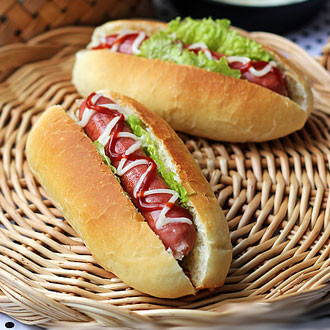
#> input picture Script/1.jpg, 330 x 330 px
$ python ClassificationOpenCVClassifierByOneImage.py   (older library calls are emulated)
#> lines starting #> are read from the running program, lines starting #| are printed output that depends on the picture; after the words box and inside, x2 and y2 are one past the last pixel; in counts of white or black regions, pixels touching at a corner belong together
#> further down, image is the input picture: shape (330, 330, 3); mean B, G, R 89.6, 130.2, 165
from __future__ import division
import cv2
from matplotlib import pyplot as plt
import numpy as np
from math import cos, sin

green = (0, 255, 0)
# 设置绿色

# 用matplotlib制作绘图函数
def show(image):
    plt.figure(figsize=(10, 10))
    # 设置图像大小
    plt.imshow(image, interpolation='nearest')
    # 绘制展示图像

def overlay_mask(mask, image):
    rgb_mask = cv2.cvtColor(mask, cv2.COLOR_GRAY2RGB)
    img = cv2.addWeighted(rgb_mask, 0.5, image, 0.5, 0)
    # 叠加图像并设置图像透明度
    return img

def find_biggest_contour(image):
    image = image.copy()
    image,contours, hierarchy = cv2.findContours(image, cv2.RETR_LIST, cv2.CHAIN_APPROX_SIMPLE)
    # 设置图像的一个拷贝，并绘制图像的轮廓
    # cv2.findContours为图像的轮廓检测

    contour_sizes = [(cv2.contourArea(contour), contour) for contour in contours]
    biggest_contour = max(contour_sizes, key=lambda x: x[0])[1]

    mask = np.zeros(image.shape, np.uint8)
    cv2.drawContours(mask, [biggest_contour], -1, 255, -1)
    # cv2.drawContours 填充轮廓的颜色
    return biggest_contour, mask

def circle_contour(image, contour):
    image_with_ellipse = image.copy()
    ellipse = cv2.fitEllipse(contour)
    cv2.ellipse(image_with_ellipse, ellipse, green, 2, cv2.LINE_AA)
    # 将对应的部分画圈
    return image_with_ellipse

def find_hotdog(image):
    image = cv2.cvtColor(image, cv2.COLOR_BGR2RGB)

    max_dimension = max(image.shape)
#> max_dimension = 330
    scale = 700/max_dimension
#> scale = 2.12
    image = cv2.resize(image, None, fx=scale, fy=scale)
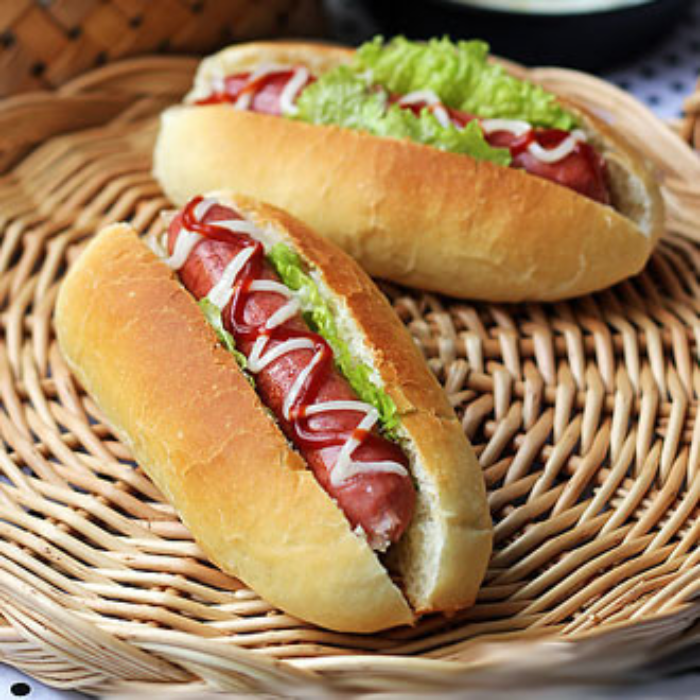
#> image: shape (700, 700, 3); mean R, G, B 164.9, 130.1, 89.5

    image_blur = cv2.GaussianBlur(image, (7, 7), 0)
    image_blur_hsv = cv2.cvtColor(image_blur, cv2.COLOR_RGB2HSV)
#> image_blur_hsv: shape (700, 700, 3); mean H, S, V 23.5, 124.7, 166.5

    min_red = np.array([0, 100, 80])
    max_red = np.array([10, 256, 256])
    mask1 = cv2.inRange(image_blur_hsv, min_red, max_red)
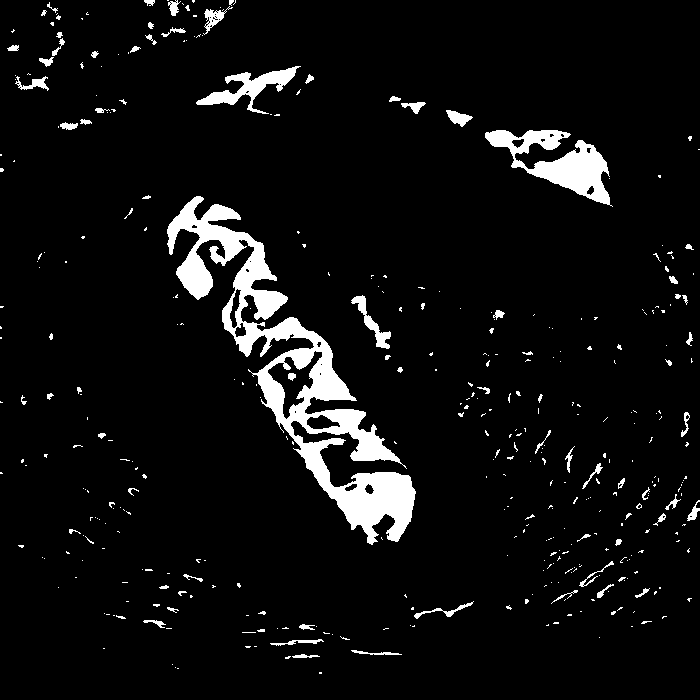
#> mask1: shape (700, 700); 6% white; 399 white regions (322 under 20 px), largest, box (x1, y1, x2, y2) and area: (167, 196, 416, 545) 17702, (485, 130, 613, 207) 3868, (196, 66, 301, 114) 1501

    min_red2 = np.array([170, 100, 80])
    max_red2 = np.array([180, 256, 256])
    mask2 = cv2.inRange(image_blur_hsv, min_red2, max_red2)
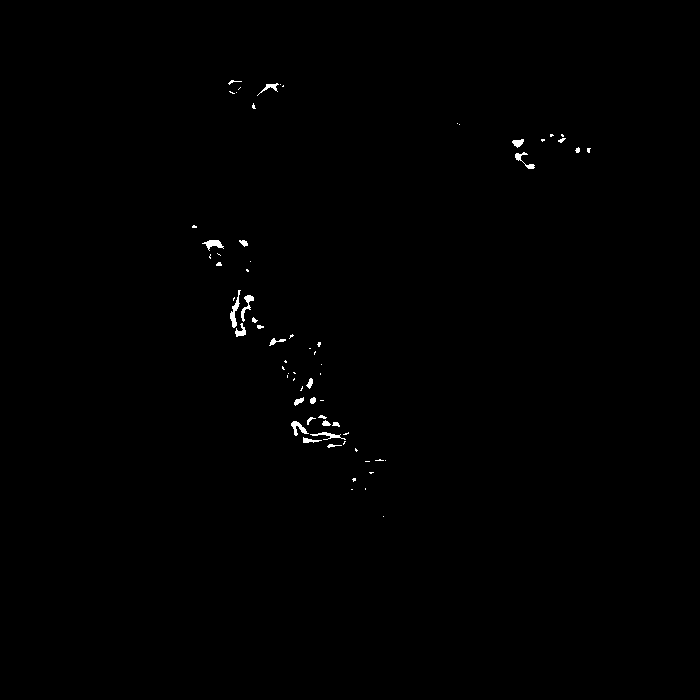
#> mask2: shape (700, 700); 0.34% white; 69 white regions (44 under 20 px), largest, box (x1, y1, x2, y2) and area: (230, 290, 241, 328) 147, (241, 295, 254, 322) 117, (202, 240, 224, 251) 116

    mask = mask1 + mask2
#> mask: shape (700, 700); 6.4% white; 399 white regions (321 under 20 px), largest, box (x1, y1, x2, y2) and area: (167, 196, 416, 545) 18968, (485, 130, 613, 207) 4114, (196, 66, 301, 114) 1628

    kernel = cv2.getStructuringElement(cv2.MORPH_ELLIPSE, (15, 15))
    mask_closed = cv2.morphologyEx(mask, cv2.MORPH_CLOSE, kernel)
#> mask_closed: shape (700, 700); 8.9% white; 220 white regions (144 under 20 px), largest, box (x1, y1, x2, y2) and area: (167, 196, 416, 545) 25199, (485, 130, 613, 207) 4777, (196, 66, 314, 114) 2241
    mask_clean = cv2.morphologyEx(mask_closed, cv2.MORPH_OPEN, kernel)
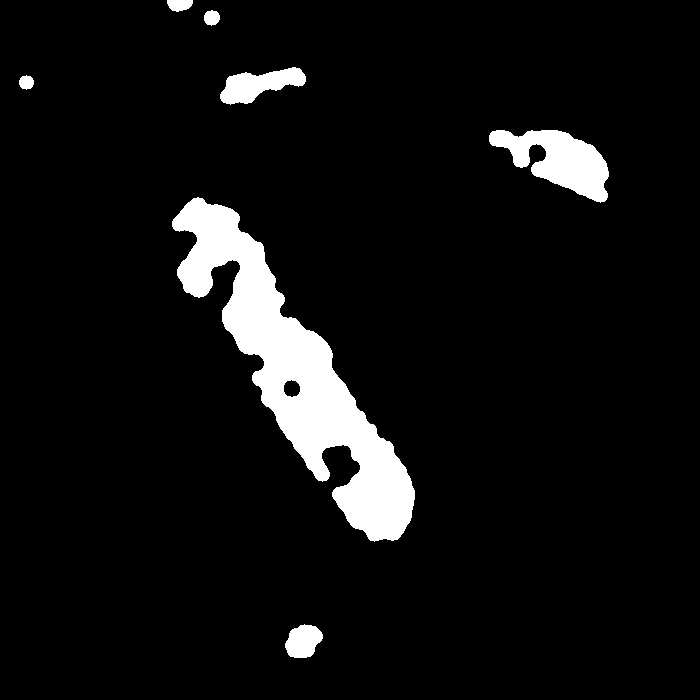
#> mask_clean: shape (700, 700); 6.6% white; 7 white regions

    big_strawberry_contour, mask_strawberries = find_biggest_contour(mask_clean)
#> in find_biggest_contour, `image,contours, hierarchy = cv2.findContours(image, cv2.RETR_LIST, cv2..`: contours = 8 contours; box (x1, y1, x2, y2) and area: (172, 197, 415, 542) 24236, (489, 130, 609, 203) 4418, (220, 67, 306, 105) 1692, (285, 624, 323, 658) 888, (283, 379, 301, 398) 234, (167, 0, 193, 12) 214, (204, 10, 220, 26) 172, (19, 75, 34, 90) 148
#> in find_biggest_contour, `contour_sizes = [(cv2.contourArea(contour), contour) for contour in co..`: contour_sizes = 8 items
#> in find_biggest_contour, `biggest_contour = max(contour_sizes, key=lambda x: x[0])[1]`: biggest_contour = contour of 545 points, box (x1, y1, x2, y2) (172, 197, 415, 542), area 24236
#> in find_biggest_contour, `cv2.drawContours(mask, [biggest_contour], -1, 255, -1)`:
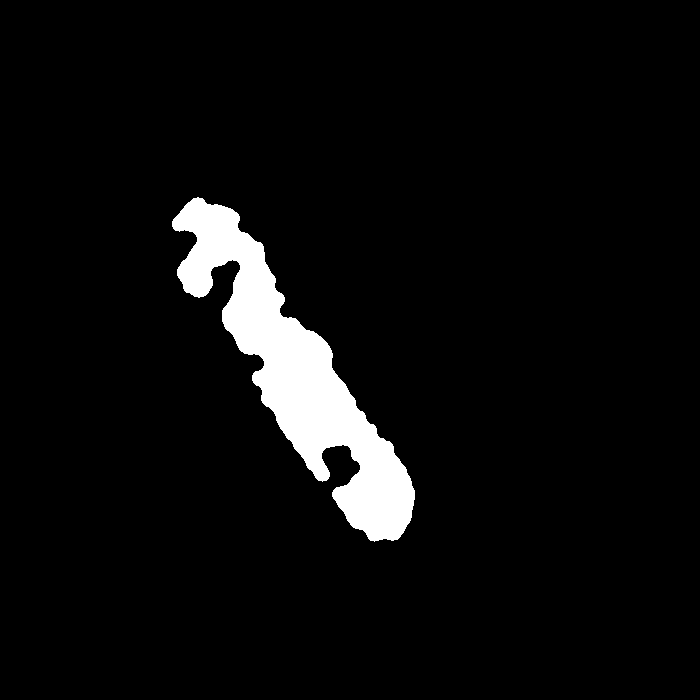
#> mask: shape (700, 700); 5.1% white; 1 white region, box (x1, y1, x2, y2) and area: (172, 197, 415, 542) 24757
#> big_strawberry_contour has the same summary as biggest_contour in find_biggest_contour

    overlay = overlay_mask(mask_clean, image)
#> in overlay_mask, `rgb_mask = cv2.cvtColor(mask, cv2.COLOR_GRAY2RGB)`: rgb_mask: shape (700, 700, 3); 6.6% white; 7 white regions, largest, box (x1, y1, x2, y2) and area: (172, 197, 415, 542) 24546, (489, 130, 609, 203) 4594, (220, 67, 306, 105) 1789
#> in overlay_mask, `img = cv2.addWeighted(rgb_mask, 0.5, image, 0.5, 0)`:
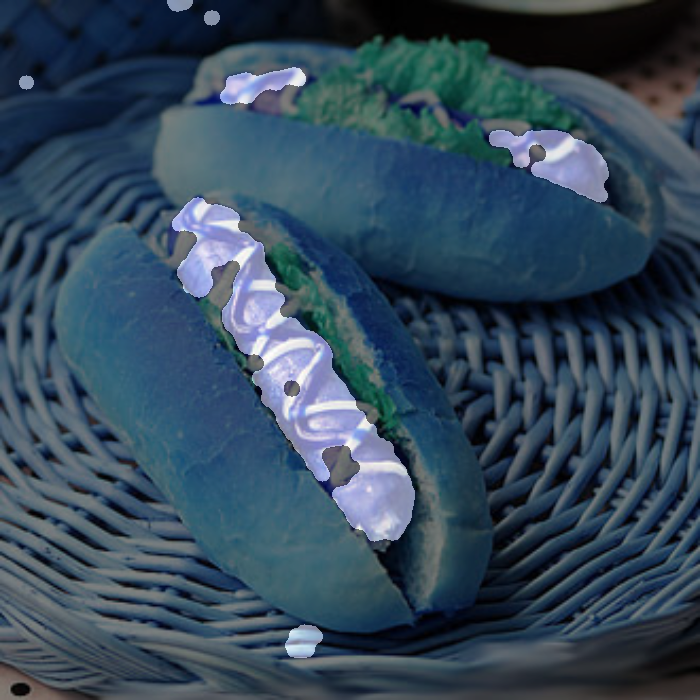
#> img: shape (700, 700, 3); mean B, G, R 90.9, 73.5, 53.2

    circled = circle_contour(overlay, big_strawberry_contour)
#> in circle_contour, `ellipse = cv2.fitEllipse(contour)`: ellipse = ((295.2, 373.1), (86.28, 402), 146.7)
#> in circle_contour, `cv2.ellipse(image_with_ellipse, ellipse, green, 2, cv2.LINE_AA)`:
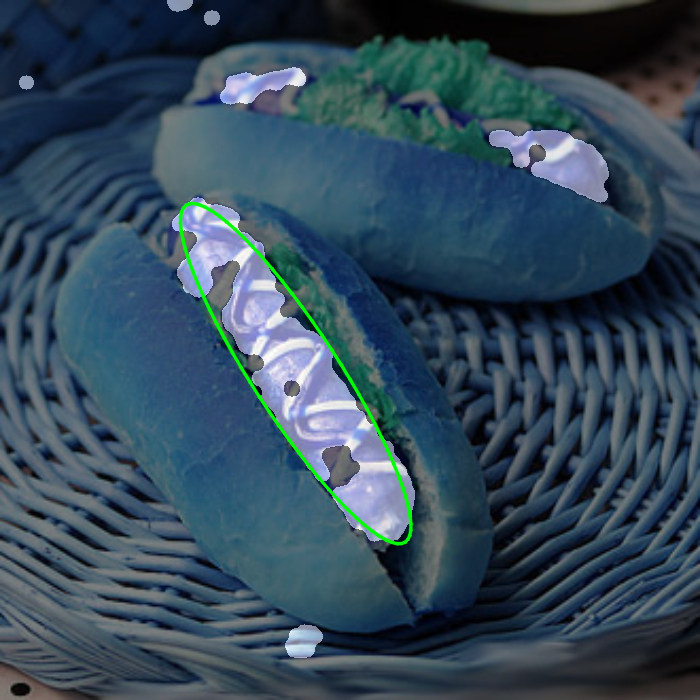
#> image_with_ellipse: shape (700, 700, 3); 0.82% of pixels changed, all inside (x1, y1, x2, y2) = (177, 201, 414, 546)
    show(circled)

    bgr = cv2.cvtColor(circled, cv2.COLOR_RGB2BGR)

    return bgr

image = cv2.imread('1.jpg')
result = find_hotdog(image)
cv2.imwrite('2.jpg', result)
